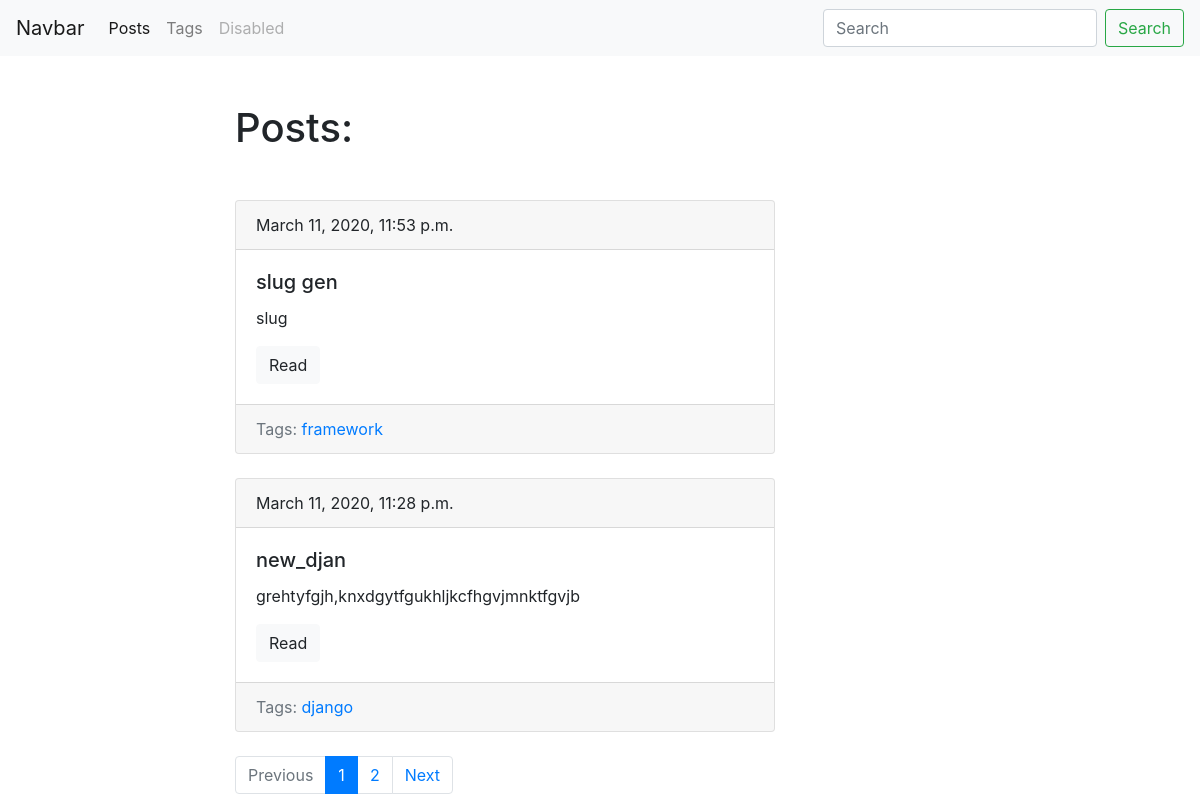
Before: / with the older database file.
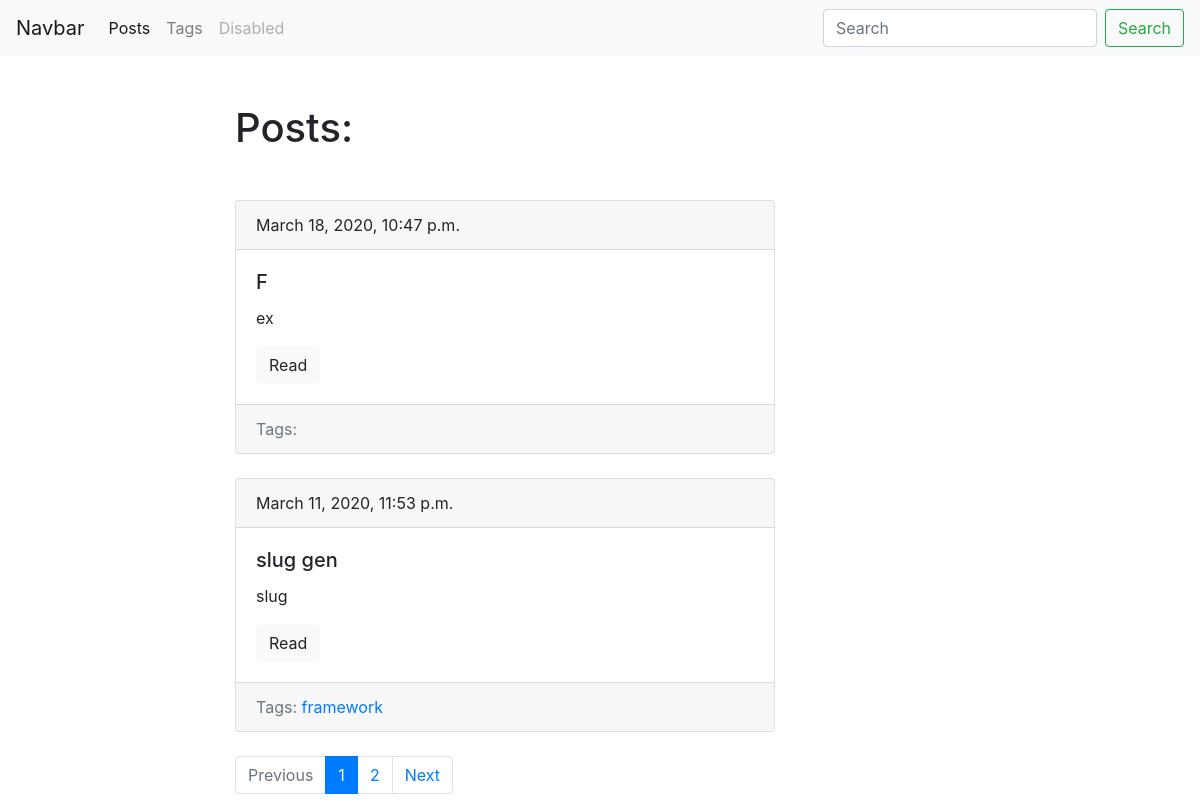
After: the same page with the newer database file.
### second_case/apps/st_case/models.py (models this page shows, shortened)
class Post(models.Model):
    title = models.CharField(max_length=150, db_index=True)
    slug = models.SlugField(max_length=150, blank=True, unique=True)
    body = models.TextField(blank=True, db_index=True)
    tags = models.ManyToManyField('Tag', blank=True, related_name='posts')
    date_pub = models.DateTimeField(auto_now_add=True)
    def get_absolute_url(self):
        return reverse('post_detail_url', kwargs={'slug': self.slug})
    class Meta:
        ordering = ['-date_pub']

class Tag(models.Model):
    title = models.CharField(max_length=50)
    slug = models.SlugField(max_length=50, unique=True)
    def get_absolute_url(self):
        return reverse('tag_detail_url', kwargs={'slug': self.slug})
    class Meta:
        ordering = ['title']

### second_case/apps/st_case/views.py (the view)
# urls.py: path('', views.index, name='post_list_url'),
def index(request):
    search_query = request.GET.get('search_query', '')
    if search_query:
        posts = Post.objects.filter(Q(title__contains=search_query) | Q(body__contains=search_query))
    else:
        posts = Post.objects.all()
    paginator = Paginator(posts, 2)
    page_num = request.GET.get('page', 1)
    page = paginator.get_page(page_num)
    is_paginated = page.has_other_pages()
    if page.has_previous():
        previous_page_url = f'?page={page.previous_page_number()}'
    else:
        previous_page_url = ''
    if page.has_next():
        next_page_url = f'?page={page.next_page_number()}'
    else:
        next_page_url = ''
    context = {
        'page': page,
        'is_paginated': is_paginated,
        'next_page_url': next_page_url,
        'previous_page_url': previous_page_url
    }
    return render(request, 'st_case/index.html', context=context)

### second_case/apps/st_case/templates/st_case/index.html (shortened to what this page needs)
{% extends 'st_case/base_st_case.html' %}
{% block content %}
    <h1 class="mb-5">Posts:</h1>
    {% for post in page.object_list %}
       {% include 'st_case/includes/post_card_template.html' %}
    {% endfor %}
{% endblock %}

### second_case/apps/st_case/templates/st_case/includes/post_card_template.html
<div class="card mb-4">
    <div class="card-header">
        {{ post.date_pub }}
    </div>
    <div class="card-body">
        <h5 class="card-title">{{ post.title }}</h5>
        <p class="card-text">{{ post.body|truncatewords:15 }}</p>
        <a href="{{ post.get_absolute_url }}" class="btn btn-light">Read</a>
    </div>
    <div class="card-footer text-muted">
        Tags:
        {% for tag in post.tags.all %}
            <a href="{{ tag.get_absolute_url }}">{{ tag.title }}</a>
        {% endfor %}
    </div>
</div>

Changed rows visible on the page:
no longer on this page (row unchanged): Post: date_pub "March 11, 2020, 11:28 p.m.", title "new_djan", body "grehtyfgjh,knxdgytfgukhljkcfhgvjmnktfgvjb"
no longer on this page (row unchanged): Tag: title "django", shown under "March 11, 2020, 11:28 p.m."
added Post: date_pub "March 18, 2020, 10:47 p.m.", title "F", body "ex"
